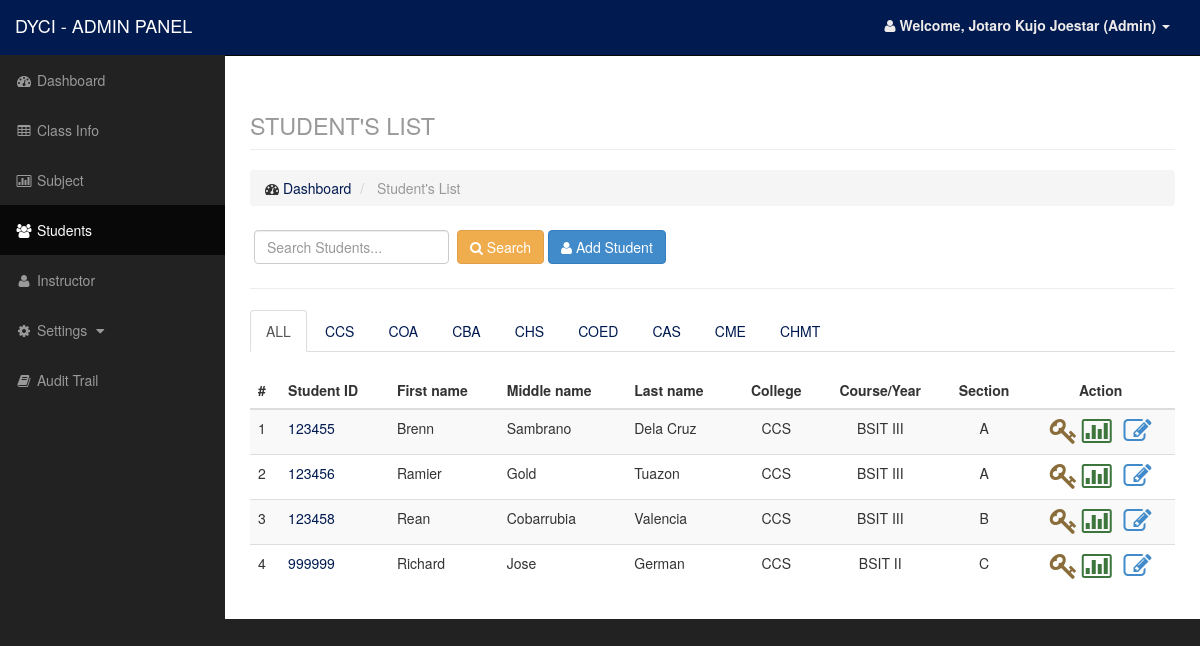
/admin/studentlist.php (signed in), run on the app's committed database.
### tables this page shows
CREATE TABLE `student` (
  `id` int(11) NOT NULL,
  `studid` varchar(100) NOT NULL,
  `fname` varchar(50) NOT NULL,
  `midname` varchar(50) NOT NULL,
  `lname` varchar(50) NOT NULL,
  `college` varchar(50) NOT NULL,
  `course` varchar(100) NOT NULL,
  `year` varchar(50) NOT NULL,
  `section` varchar(50) NOT NULL
);

### admin/data/student_model.php (called while the page is built, shortened)
<?php
$student = new Datastudent();
class Datastudent
{
    function getstudent($search)
    {
        $q = "select * from student where studid like '%$search%' or fname like '%$search%' or midname like '%$search%' or lname like '%$search%' or college like '%$search%' or course like '%$search%' or year like '%$search%' or section like '%$search%' order by section,year,course,college,lname,midname,fname,studid";
        $r = mysql_query($q);
        return $r;
    }
}

### admin/studentlist.php (the view, shortened to what this page needs)
<?php
    include('include/header.php');
    include('include/sidebar.php');
    include('data/student_model.php');
    $search = isset($_POST['search']) ? $_POST['search']: null;
    $student = $student->getstudent($search);
?>
<div id="page-wrapper">
    <div class="container-fluid">
        <div class="row">
            <div class="col-lg-12">
                <h1 class="page-header">
                    <small>STUDENT'S LIST</small>
                </h1>
                <ol class="breadcrumb">
                    <li>
                        <i class="fa fa-dashboard"></i> <a href="index.php">Dashboard</a>
                    </li>
                    <li class="active">
                        Student's List
                    </li>
                </ol>
            </div>
        </div>
        <div class="row">
            <div class="col-lg-12">
                <div class="form-inline form-padding">
                    <form action="studentlist.php" method="post">
                        <input type="text" class="form-control" name="search" placeholder="Search Students...">
                        <button type="submit" name="submitsearch" class="btn btn-success"><i class="fa fa-search"></i> Search</button>
                        <button type="button" class="btn btn-primary" data-toggle="modal" data-target="#addstudent"><i class="fa fa-user"></i> Add Student</button>
                    </form>
                </div>
            </div>
        </div>
        <hr />
        <div class="row">
            <div class="col-lg-12">
            </div>
        </div>
        <div class="row">
            <div class="col-lg-12">
            <ul class="nav nav-tabs" role="tablist">
                    <li class="active"><a href="#data1" role="tab" data-toggle="tab">ALL</a></li>
                    <li><a href="#data2" role="tab" data-toggle="tab">CCS</a></li>
                    <li><a href="#data3" role="tab" data-toggle="tab">COA</a></li>
                    <li><a href="#data4" role="tab" data-toggle="tab">CBA</a></li>
                    <li><a href="#data5" role="tab" data-toggle="tab">CHS</a></li>
                    <li><a href="#data6" role="tab" data-toggle="tab">COED</a></li>
                    <li><a href="#data7" role="tab" data-toggle="tab">CAS</a></li>
                    <li><a href="#data8" role="tab" data-toggle="tab">CME</a></li>
                    <li><a href="#data9" role="tab" data-toggle="tab">CHMT</a></li>
                </ul>
            <div class="tab-content">
                <div class="tab-pane active" id="data1">
                    <br />
                <div class="table-responsive">
                    <table class="table table-striped">
                        <thead>
                            <tr>
                                <th>#</th>
                                <th>Student ID</th>
                                <th>First name</th>
                                <th>Middle name</th>
                                <th>Last name</th>
                                <th class="text-center">College</th>
                                <th class="text-center">Course/Year</th>
                                <th class="text-center">Section</th>
                                <th class="text-center">Action</th>
                            </tr>
                        </thead>
                        <tbody>
                            <?php $c = 1; ?>
                            <?php while($row = mysql_fetch_array($student)): ?>
                                <tr>
                                    <td><?php echo $c;?></td>
                                    <td><a href="edit.php?type=student&id=<?php echo $row['id']?>"><?php echo $row['studid'];?></a></td>
                                    <td><?php echo $row['fname'];?></td>
                                    <td><?php echo $row['midname'];?></td>
                                    <td><?php echo $row['lname'];?></td>
                                    <td class="text-center"><?php echo $row['college'];?></td>
                                    <td class="text-center"><?php echo $row['course'].'&nbsp;'.$row['year'];?>
                                    <td class="text-center"><?php echo $row['section'];?></td>
                                    <td class="text-center">
                                        <a href="data/settings_model.php?q=addaccount&level=student&id=<?php echo $row['id']?>" class="confirmacc"><i class="fa fa-key fa-2x text-warning"></i></a>
                                        <a href="studentsubject.php?id=<?php echo $row['id'];?>" title="Update Subject"><i class="fa fa-bar-chart-o fa-2x text-success"></i></a> &nbsp;
                                        <a href="edit.php?type=student&id=<?php echo $row['id']?>" title="update class"><i class="fa fa-edit fa-2x text-primary"></i></a>
                                </tr>
                            <?php $c++; ?>
                            <?php endwhile; ?>
                        </tbody>
                    </table>
                </div>
            </div>
            </div>
        </div>
    </div>
</div>
</div>
<?php include('include/modal.php'); ?>
<?php include('include/footer.php'); ?>

### css/sb-admin.css (style rules this page uses)
body { margin-top: 100px; background-color: #222; }
@media (min-width:768px) { body { margin-top: 50px; } }
#page-wrapper { width: 100%; padding: 0; background-color: #fff; }
@media (min-width:768px) { #page-wrapper { padding: 10px; } }
input { margin: .4rem; }

### data on the page
student: studid "123455", fname "Brenn", midname "Sambrano", lname "Dela Cruz", college "CCS", course "BSIT", year "III", section "A"
student: studid "123456", fname "Ramier", midname "Gold", lname "Tuazon", college "CCS", course "BSIT", year "III", section "A"
student: studid "123458", fname "Rean", midname "Cobarrubia", lname "Valencia", college "CCS", course "BSIT", year "III", section "B"
student: studid "999999", fname "Richard", midname "Jose", lname "German", college "CCS", course "BSIT", year "II", section "C"

### other printed values
$_SESSION['name'] "Jotaro Kujo Joestar"
